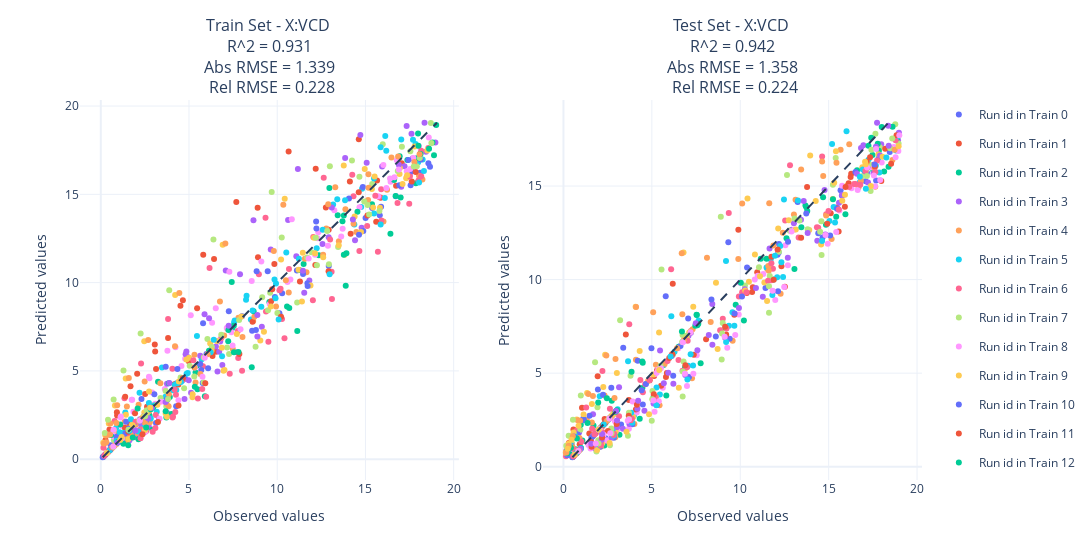
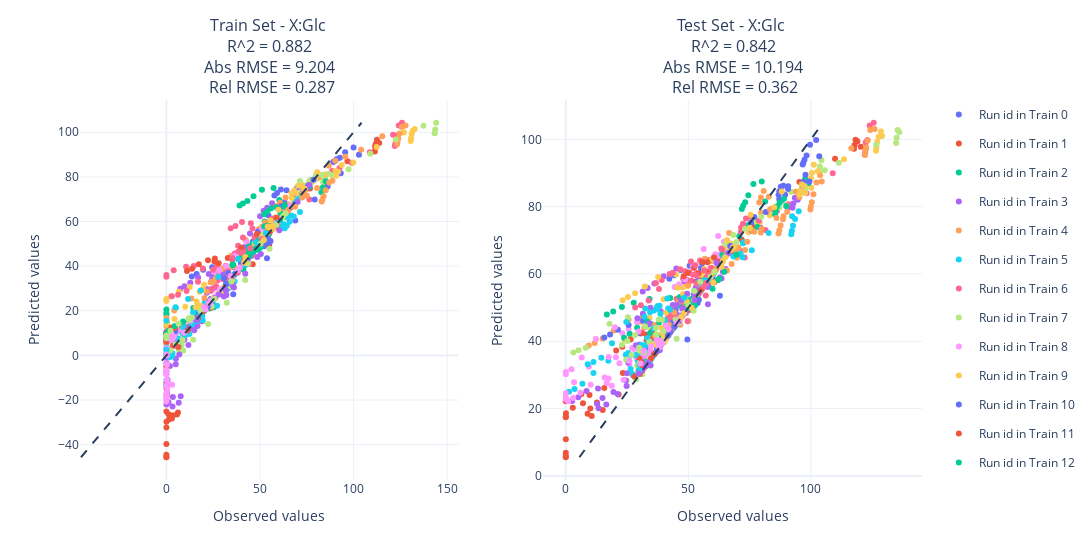
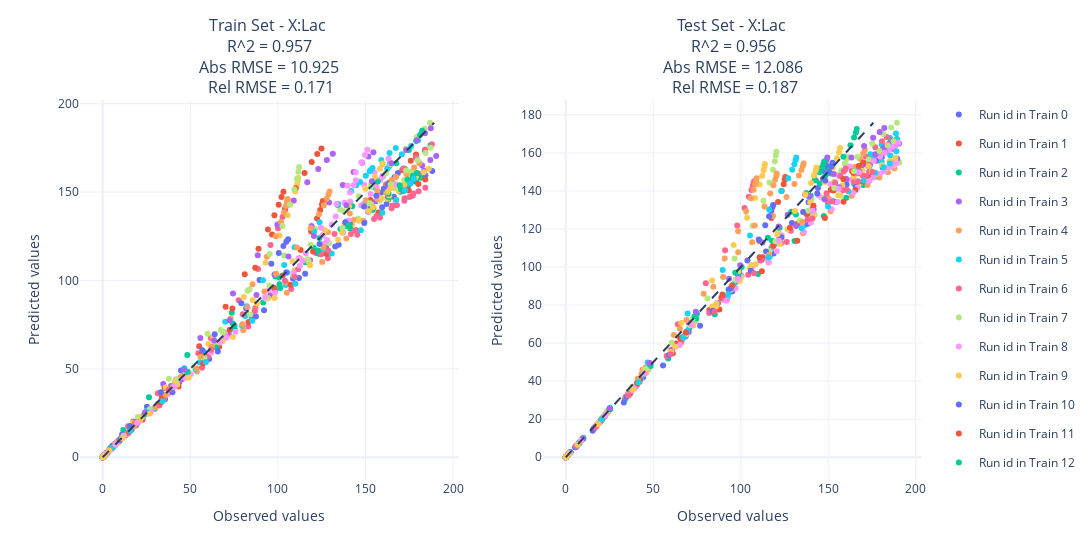
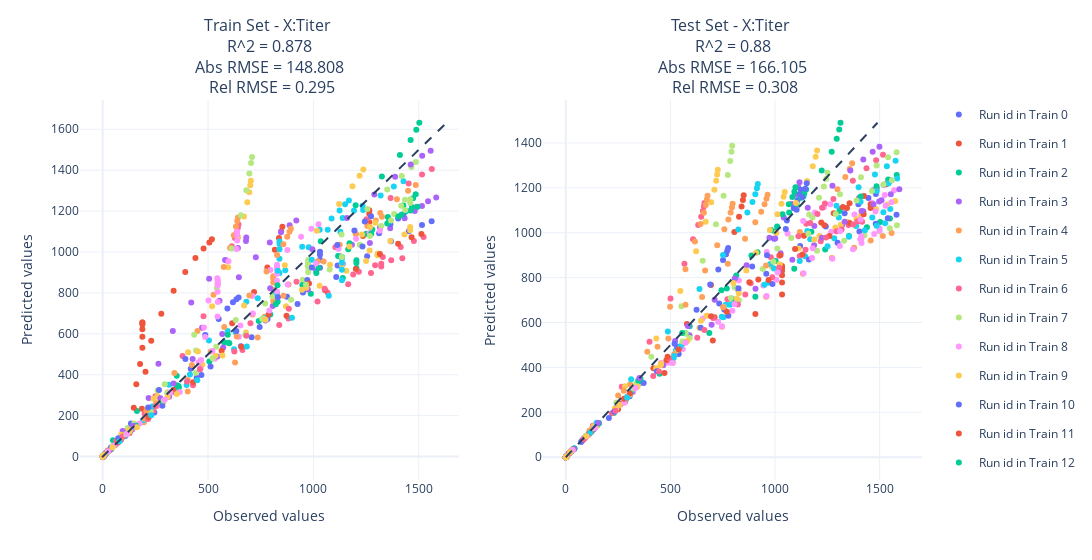

Notebook cell for these charts, in order:
### Markdown cell above
### Test

### Code cell
X_train_pred = predict_multi_step_pls_model(Z=doe, multi_step_models=models, t_steps=15)
X_test_pred = predict_multi_step_pls_model(Z=doe_test, multi_step_models=models, t_steps=15)

plot_multi_step_pls_model_eval(
    X_train,
    X_train_pred,
    X_test,
    X_test_pred,
    X_columns = X_columns,
)

plot_relative_rmse_by_variables(
    X_train,
    X_train_pred,
    X_test,
    X_test_pred,
    X_columns = X_columns,
)
